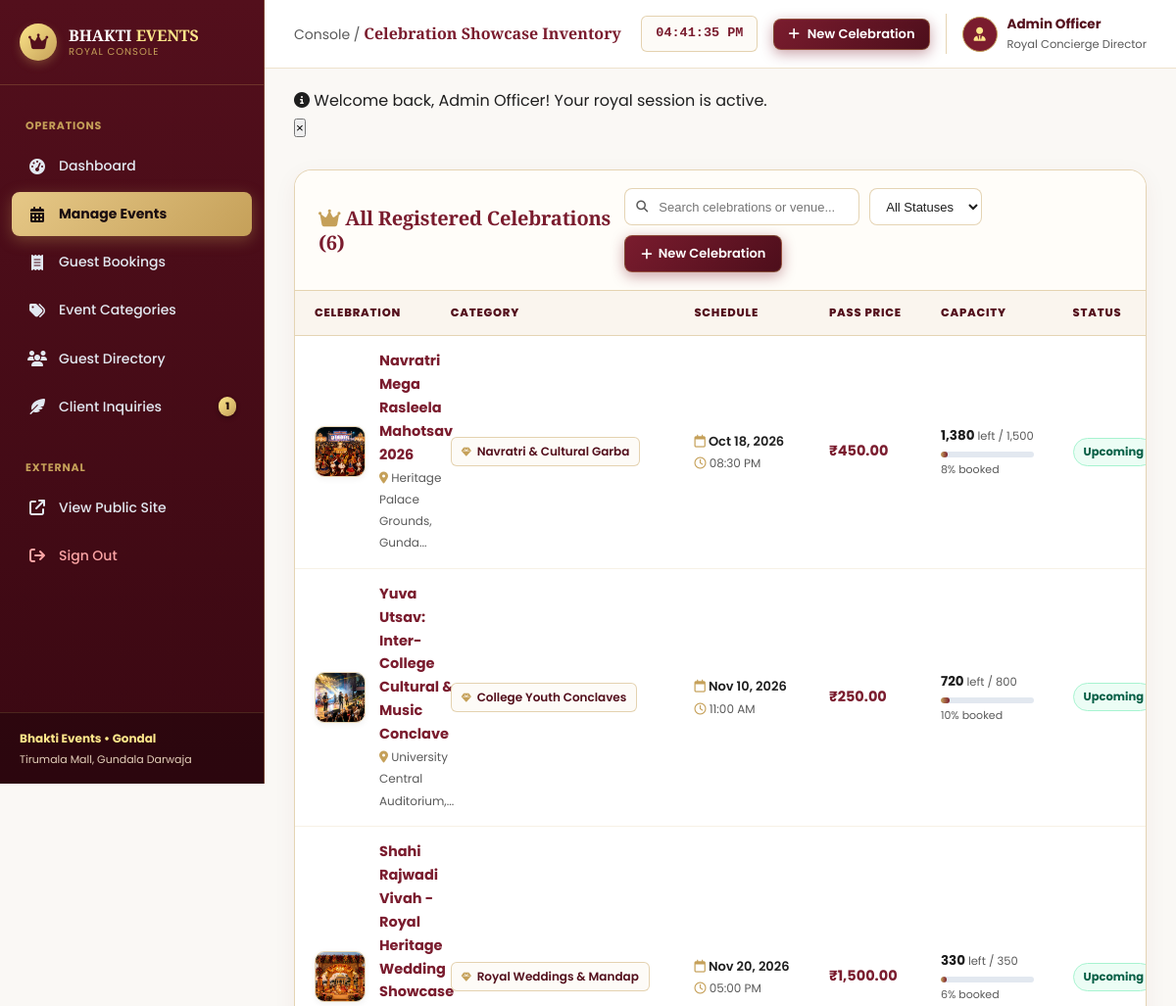
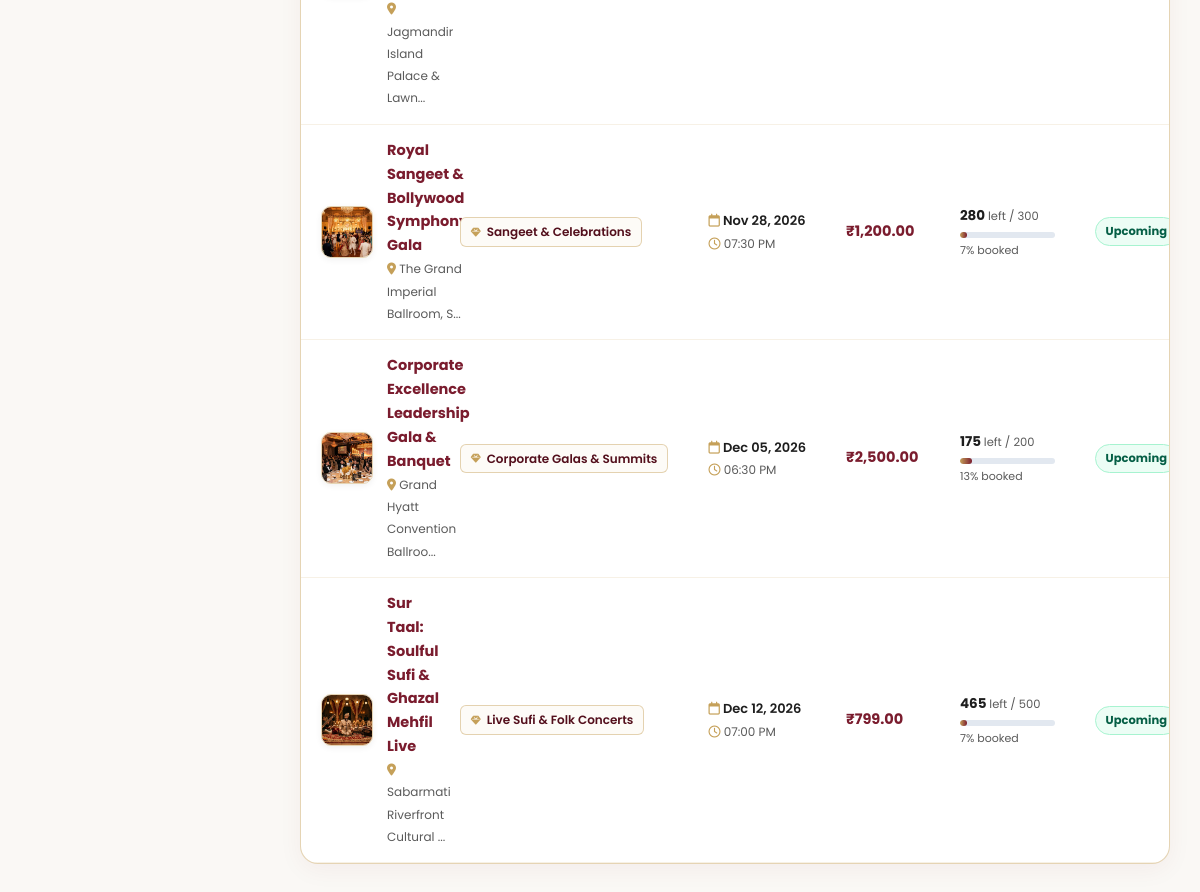
The app's page /admin/manage-events.php (signed in) with its own data (2 pictures, top to bottom).
### tables this page shows
CREATE TABLE `events` (
  `id` INT AUTO_INCREMENT PRIMARY KEY,
  `category_id` INT NOT NULL,
  `title` VARCHAR(200) NOT NULL,
  `description` TEXT NOT NULL,
  `venue` VARCHAR(255) NOT NULL,
  `event_date` DATE NOT NULL,
  `event_time` TIME NOT NULL,
  `ticket_price` DECIMAL(10,2) NOT NULL DEFAULT 0.00,
  `total_seats` INT NOT NULL,
  `available_seats` INT NOT NULL,
  `image` VARCHAR(255) DEFAULT 'default-event.jpg',
  `status` ENUM('upcoming', 'completed', 'cancelled') DEFAULT 'upcoming',
  `created_at` TIMESTAMP DEFAULT CURRENT_TIMESTAMP,
  FOREIGN KEY (`category_id`) REFERENCES `categories`(`id`) ON DELETE CASCADE
);

CREATE TABLE `categories` (
  `id` INT AUTO_INCREMENT PRIMARY KEY,
  `category_name` VARCHAR(50) NOT NULL UNIQUE,
  `slug` VARCHAR(60) NOT NULL
);

### admin/manage-events.php (the view, shortened to what this page needs)
<?php
require_once '../config/db.php';
require_once '../includes/functions.php';
$action = $_GET['action'] ?? 'list';
$eventId = isset($_GET['id']) ? intval($_GET['id']) : 0;
$categories = $pdo->query("SELECT * FROM categories ORDER BY category_name ASC")->fetchAll();
$editEvent = null;
$eventsStmt = $pdo->query("SELECT e.*, c.category_name
                          FROM events e
                          JOIN categories c ON e.category_id = c.id
                          ORDER BY e.event_date ASC");
$allEvents = $eventsStmt->fetchAll();
include 'sidebar.php';
?>
<?php if ($action === 'create' || $action === 'edit'): ?>
  <div class="admin-card">
    <div class="admin-card-header">
      <h3 style="font-family:var(--font-heading); color:var(--burgundy);">
        <i class="fa-solid <?= $action === 'edit' ? 'fa-pen-to-square' : 'fa-calendar-plus' ?> me-2" style="color:var(--gold);"></i>
        <?= $action === 'edit' ? 'Edit Celebration: ' . e($editEvent['title']) : 'Register &amp; Curate New Celebration' ?>
      </h3>
      <a href="manage-events.php" class="btn btn-sm btn-outline-primary" style="border-color:var(--gold); color:var(--burgundy);">
        <i class="fa-solid fa-arrow-left me-1"></i> Back to Inventory
      </a>
    </div>
    <form action="manage-events.php<?= $action === 'edit' ? '?action=edit&id=' . $eventId : '' ?>" method="POST" enctype="multipart/form-data">
      <input type="hidden" name="action" value="<?= $action === 'edit' ? 'update' : 'create' ?>">
      <div class="admin-form-grid">
        <div class="form-group full-width">
          <label for="title">Celebration Title *</label>
          <input type="text" id="title" name="title" class="form-control" placeholder="e.g. Royal Palace Heritage Wedding &amp; Mandap Showcase" required value="<?= e($editEvent['title'] ?? '') ?>">
        </div>
        <div class="form-group">
          <label for="category_id">Royal Category *</label>
          <select id="category_id" name="category_id" class="form-control" required>
            <option value="">Select Royal Category</option>
            <?php foreach ($categories as $cat): ?>
              <option value="<?= $cat['id'] ?>" <?= (isset($editEvent['category_id']) && $editEvent['category_id'] == $cat['id']) ? 'selected' : '' ?>>
                <?= e($cat['category_name']) ?>
              </option>
            <?php endforeach; ?>
          </select>
        </div>
        <div class="form-group">
          <label for="status">Celebration Status *</label>
          <select id="status" name="status" class="form-control" required>
            <option value="upcoming" <?= (isset($editEvent['status']) && $editEvent['status'] === 'upcoming') ? 'selected' : '' ?>>Upcoming</option>
            <option value="completed" <?= (isset($editEvent['status']) && $editEvent['status'] === 'completed') ? 'selected' : '' ?>>Completed</option>
            <option value="cancelled" <?= (isset($editEvent['status']) && $editEvent['status'] === 'cancelled') ? 'selected' : '' ?>>Cancelled</option>
          </select>
        </div>
        <div class="form-group full-width">
          <label for="venue">Royal Venue &amp; Palace Location *</label>
          <input type="text" id="venue" name="venue" class="form-control" placeholder="e.g. The City Palace, Pichola Lake, Udaipur" required value="<?= e($editEvent['venue'] ?? '') ?>">
        </div>
        <div class="form-group">
          <label for="event_date">Celebration Date *</label>
          <input type="date" id="event_date" name="event_date" class="form-control" required value="<?= e($editEvent['event_date'] ?? '') ?>">
        </div>
        <div class="form-group">
          <label for="event_time">Celebration Time *</label>
          <input type="time" id="event_time" name="event_time" class="form-control" required value="<?= e($editEvent['event_time'] ?? '') ?>">
        </div>
        <div class="form-group">
          <label for="ticket_price">Pass Contribution (INR ₹) *</label>
          <input type="number" step="0.01" min="0" id="ticket_price" name="ticket_price" class="form-control" placeholder="0.00" required value="<?= e($editEvent['ticket_price'] ?? '0.00') ?>">
        </div>
        <div class="form-group">
          <label for="total_seats">Total Guest Capacity *</label>
          <input type="number" min="1" id="total_seats" name="total_seats" class="form-control" placeholder="Total available passes" required value="<?= e($editEvent['total_seats'] ?? '100') ?>">
        </div>
        <div class="form-group full-width">
          <label for="description">Celebration Narrative &amp; Hospitality Inclusions *</label>
          <textarea id="description" name="description" class="form-control" rows="5" placeholder="Detailed overview of royal decor, floral architecture, musical mehfil artists, catering banquets, and guest guidelines..." required><?= e($editEvent['description'] ?? '') ?></textarea>
        </div>
        <div class="form-group full-width">
          <label for="eventImage">Celebration Banner Image</label>
          <input type="file" id="eventImage" name="image" class="form-control" accept="image/png, image/jpeg, image/webp">
          <div class="image-preview-box">
            <img id="previewImg" src="<?= isset($editEvent['image']) ? '../assets/images/events/' . e($editEvent['image']) : '' ?>" style="<?= isset($editEvent['image']) ? 'display:block;' : 'display:none;' ?>" alt="Preview">
            <span id="previewPlaceholder" style="<?= isset($editEvent['image']) ? 'display:none;' : 'display:block;' ?> color:var(--charcoal-muted); font-size:13px;">
              <i class="fa-solid fa-cloud-arrow-up me-1"></i> Upload a royal photography banner (JPG, PNG, WebP)
            </span>
          </div>
        </div>
      </div>
      <div style="padding:0 24px 24px; display:flex; gap:12px;">
        <button type="submit" class="btn btn-primary">
          <i class="fa-solid fa-check me-1"></i> <?= $action === 'edit' ? 'Save Changes' : 'Publish Celebration' ?>
        </button>
        <a href="manage-events.php" class="btn btn-outline-primary" style="border-color:var(--gold); color:var(--burgundy);">Cancel</a>
      </div>
    </form>
  </div>
<?php else: ?>
  <div class="admin-card">
    <div class="admin-card-header">
      <div style="display:flex; align-items:center; gap:16px;">
        <h3 style="font-family:var(--font-heading); color:var(--burgundy);">
          <i class="fa-solid fa-crown me-2" style="color:var(--gold);"></i> All Registered Celebrations (<?= count($allEvents) ?>)
        </h3>
      </div>
      <div class="admin-toolbar">
        <div class="search-wrapper">
          <input type="text" id="tableSearch" placeholder="Search celebrations or venue..." class="search-input">
        </div>
        <select id="statusFilter" class="select-filter">
          <option value="">All Statuses</option>
        </select>
        <a href="manage-events.php?action=create" class="btn btn-sm btn-primary toolbar-btn">
          <i class="fa-solid fa-plus me-1"></i> New Celebration
        </a>
      </div>
    </div>
    <div class="table-responsive">
      <table class="admin-table">
        <thead>
          <tr>
            <th>Celebration</th>
            <th>Category</th>
            <th>Schedule</th>
            <th>Pass Price</th>
            <th>Capacity</th>
            <th>Status</th>
          </tr>
        </thead>
        <tbody>
          <?php foreach ($allEvents as $ev): ?>
            <?php
              $bookedSeats = max(0, $ev['total_seats'] - $ev['available_seats']);
              $occupancy = $ev['total_seats'] > 0 ? round(($bookedSeats / $ev['total_seats']) * 100) : 0;
            ?>
            <tr>
              <td>
                <div style="display:flex; align-items:center; gap:14px;">
                  <img src="../assets/images/events/<?= e($ev['image']) ?>"
                       onerror="this.src='../assets/images/events/default-event.jpg'"
                       class="table-event-thumb" alt="" style="border:1.5px solid var(--gold-border);">
                  <div>
                    <strong style="color:var(--burgundy); font-size:14.5px; display:block;">
                      <?= e($ev['title']) ?>
                    </strong>
                    <span style="font-size:12px; color:var(--charcoal-muted);">
                      <i class="fa-solid fa-location-dot me-1" style="color:var(--gold);"></i> <?= e(substr($ev['venue'], 0, 30)) ?><?= strlen($ev['venue']) > 30 ? '...' : '' ?>
                    </span>
                  </div>
                </div>
              </td>
              <td class="nowrap">
                <span class="royal-category-pill">
                  <i class="fa-solid fa-gem" style="font-size:10px; color:var(--gold);"></i>
                  <?= e($ev['category_name']) ?>
                </span>
              </td>
              <td class="nowrap">
                <div style="font-size:13px; font-weight:600; color:var(--charcoal);">
                  <i class="fa-regular fa-calendar me-1" style="color:var(--gold);"></i> <?= format_date($ev['event_date']) ?>
                </div>
                <div style="font-size:12px; color:var(--charcoal-muted); margin-top:2px;">
                  <i class="fa-regular fa-clock me-1" style="color:var(--gold);"></i> <?= format_time($ev['event_time']) ?>
                </div>
              </td>
              <td class="nowrap">
                <strong style="color:var(--burgundy); font-size:14.5px;">
                  <?= format_price($ev['ticket_price']) ?>
                </strong>
              </td>
              <td class="nowrap">
                <div style="font-weight:700; font-size:13.5px; color:<?= $ev['available_seats'] < 35 ? 'var(--burgundy)' : 'var(--charcoal)' ?>;">
                  <?= number_format($ev['available_seats']) ?> <span style="font-weight:400; font-size:11.5px; color:var(--charcoal-muted);">left / <?= number_format($ev['total_seats']) ?></span>
                </div>
                <div class="mini-capacity-bar" title="<?= $occupancy ?>% Booked (<?= $bookedSeats ?> reserved)">
                  <div class="mini-capacity-fill" style="width: <?= min(100, $occupancy) ?>%;"></div>
                </div>
                <div style="font-size:11px; color:var(--charcoal-muted); margin-top:3px;"><?= $occupancy ?>% booked</div>
              </td>
              <td>
                <?= get_status_badge($ev['status']) ?>
              </td>
            </tr>
          <?php endforeach; ?>
        </tbody>
      </table>
    </div>
  </div>
<?php endif; ?>
<?php include 'footer.php'; ?>

### includes/functions.php (shortened to what this page needs)
<?php
function e(?string $string): string {
    return htmlspecialchars($string ?? '', ENT_QUOTES, 'UTF-8');
}
function format_price($amount): string {
    $val = floatval($amount);
    return '₹' . number_format($val, 2);
}
function format_date(string $dateStr, string $format = 'M d, Y'): string {
    return date($format, strtotime($dateStr));
}
function format_time(string $timeStr, string $format = 'h:i A'): string {
    return date($format, strtotime($timeStr));
}
function get_status_badge(string $status): string {
    $statusLower = strtolower($status);
    $colorClass = 'badge-secondary';
    switch ($statusLower) {
        case 'confirmed':
        case 'upcoming':
        case 'paid':
            $colorClass = 'badge-success';
            break;
    }
    return '<span class="status-badge ' . $colorClass . '">' . htmlspecialchars(ucfirst($status)) . '</span>';
}
?>

### assets/css/style.css (style rules this page uses)
:root { --primary: #7A1C2E; --primary-dark: #530F1C; --primary-light: #9B283F; --primary-subtle: #F9ECEE; --secondary: #C5A059; --secondary-light: #E0C58A; --secondary-dark: #987834; --secondary-subtle: #FAF5EB; --burgundy: #7A1C2E; --burgundy-dark: #530F1C; --burgundy-deep: #2A040A; --burgundy-light: #9B283F; --burgundy-soft: #F9ECEE; --gold: #C5A059; --gold-light: #FDE68A; --gold-dark: #987834; --gold-border: rgba(197, 160, 89, 0.45); --gold-soft: #FAF5EB; --ivory: #FAF8F5; --ivory-soft: #FDFBF7; --charcoal: #1E1E1E; --charcoal-muted: #5A5A5A; --cream: #FFFDF9; --accent-gold: #D4AF37; --accent-gold-gradient: linear-gradient(135deg, #E6C887 0%, #C5A059 50%, #9B7830 100%); --burgundy-gradient: linear-gradient(135deg, #7A1C2E 0%, #4D0E1B 100%); --hero-overlay: linear-gradient(180deg, rgba(20, 6, 9, 0.45) 0%, rgba(20, 6, 9, 0.88) 100%); --bg-base: #FAF8F5; --bg-surface: #FFFFFF; --bg-subtle: #F4EFEB; --bg-dark: #1A0D11; --text-primary: #1E1E1E; --text-secondary: #5A5A5A; --text-muted: #8A8A8A; --text-light: #FAF8F5; --text-gold: #C5A059; --success: #10B981; --success-light: #D1FAE5; --success-dark: #065F46; --warning: #F59E0B; --warning-light: #FEF3C7; --danger: #EF4444; --danger-light: #FEE2E2; --border-gold: rgba(197, 160, 89, 0.35); --border-subtle: rgba(0, 0, 0, 0.08); --border-light: rgba(255, 255, 255, 0.15); --shadow-sm: 0 4px 15px rgba(0, 0, 0, 0.04); --shadow-md: 0 8px 30px rgba(0, 0, 0, 0.06); --shadow-lg: 0 16px 40px rgba(122, 28, 46, 0.09); --shadow-gold: 0 8px 25px rgba(197, 160, 89, 0.28); --shadow-card-hover: 0 20px 45px rgba(122, 28, 46, 0.14); --font-heading: 'Playfair Display', Georgia, serif; --font-body: 'Poppins', -apple-system, BlinkMacSystemFont, 'Segoe UI', Roboto, sans-serif; --container-width: 1240px; --radius-sm: 4px; --radius-md: 8px; --radius-lg: 16px; --radius-pill: 9999px; --transition-fast: 0.2s cubic-bezier(0.4, 0, 0.2, 1); --transition-smooth: 0.35s cubic-bezier(0.4, 0, 0.2, 1); }
*, *::before, *::after { box-sizing: border-box; margin: 0; padding: 0; }
html { scroll-behavior: smooth; font-size: 16px; -webkit-font-smoothing: antialiased; }
body { font-family: var(--font-body); background-color: var(--bg-base); color: var(--text-primary); line-height: 1.65; overflow-x: hidden; display: flex; flex-direction: column; min-height: 100vh; }
img { max-width: 100%; height: auto; display: block; }
a { color: inherit; text-decoration: none; transition: var(--transition-fast); }
h1, h2, h3, h4, h5, h6 { font-family: var(--font-heading); color: var(--primary); font-weight: 700; line-height: 1.25; letter-spacing: -0.01em; }
h3 { font-size: clamp(1.35rem, 2.2vw, 1.85rem); }
.btn { display: inline-flex; align-items: center; justify-content: center; gap: 8px; padding: 10px 22px; border-radius: var(--radius-md); font-weight: 600; font-size: 14px; cursor: pointer; transition: var(--transition-fast); border: 1px solid transparent; line-height: 1.4; text-decoration: none; }
.btn-primary { background: var(--burgundy-gradient); color: #FFFFFF; border: 1px solid rgba(197, 160, 89, 0.4); box-shadow: 0 4px 14px rgba(122, 28, 46, 0.4); }
.btn-sm { padding: 6px 14px; font-size: 13px; }
.status-badge { display: inline-flex; align-items: center; gap: 5px; padding: 4px 12px; border-radius: var(--radius-pill); font-size: 12px; font-weight: 700; }
.badge-success { background: #D1FAE5; color: #065F46; }
.btn-primary { position: relative; overflow: hidden; }
.btn-primary::after { content: ''; position: absolute; top: -50%; left: -60%; width: 20%; height: 200%; background: linear-gradient( 60deg, rgba(255, 255, 255, 0) 20%, rgba(255, 255, 255, 0.35) 50%, rgba(255, 255, 255, 0) 80% ); transform: rotate(25deg); transition: all 0.75s ease; }

### records on screen
events: image (picture), title "Navratri Mega Rasleela Mahotsav 2026", venue "Heritage Palace Grounds, Gunda", category.category_name "Navratri & Cultural Garba", event_date "Oct 18, 2026", event_time "08:30 PM", ticket_price "₹450.00", available_seats "1,380", total_seats "1,500", occupancy "8", status "Upcoming"
events: image (picture), title "Yuva Utsav: Inter-College Cultural & Music Conclave", venue "University Central Auditorium,", category.category_name "College Youth Conclaves", event_date "Nov 10, 2026", event_time "11:00 AM", ticket_price "₹250.00", available_seats "720", total_seats "800", occupancy "10", status "Upcoming"
events: image (picture), title "Shahi Rajwadi Vivah - Royal Heritage Wedding Showcase", venue "Jagmandir Island Palace & Lawn", category.category_name "Royal Weddings & Mandap", event_date "Nov 20, 2026", event_time "05:00 PM", ticket_price "₹1,500.00", available_seats "330", total_seats "350", occupancy "6", status "Upcoming"
events: image (picture), title "Royal Sangeet & Bollywood Symphony Gala", venue "The Grand Imperial Ballroom, S", category.category_name "Sangeet & Celebrations", event_date "Nov 28, 2026", event_time "07:30 PM", ticket_price "₹1,200.00", available_seats "280", total_seats "300", occupancy "7", status "Upcoming"
events: image (picture), title "Corporate Excellence Leadership Gala & Banquet", venue "Grand Hyatt Convention Ballroo", category.category_name "Corporate Galas & Summits", event_date "Dec 05, 2026", event_time "06:30 PM", ticket_price "₹2,500.00", available_seats "175", total_seats "200", occupancy "13", status "Upcoming"
events: image (picture), title "Sur Taal: Soulful Sufi & Ghazal Mehfil Live", venue "Sabarmati Riverfront Cultural", category.category_name "Live Sufi & Folk Concerts", event_date "Dec 12, 2026", event_time "07:00 PM", ticket_price "₹799.00", available_seats "465", total_seats "500", occupancy "7", status "Upcoming"

### other values on screen
$newInquiriesCount "1"
$pageHeader "Celebration Showcase Inventory"
$_SESSION['fullname'] "Admin Officer"
$flash['message'] "Welcome back, Admin Officer! Your royal session is active."
count($allEvents) "6"
